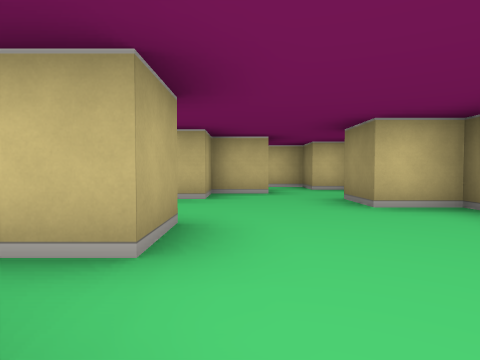
[1] (above)

24 first-person views from a walk through a cub3D ray-caster map. The camera is about half as high as the walls, tilts 2° down and sees 75° across. The floor is counted in squares. Each view is taken from the middle of a square. On the plan, view 1 faces up. The plan holds only what a view shows up to about 9 squares ahead; the rest is blank.

[2]
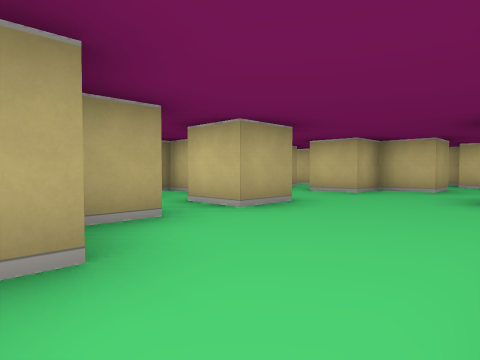

[3]
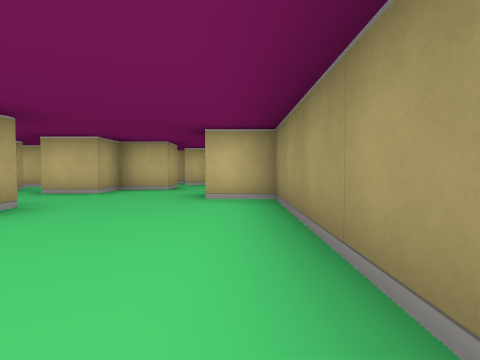

[4]
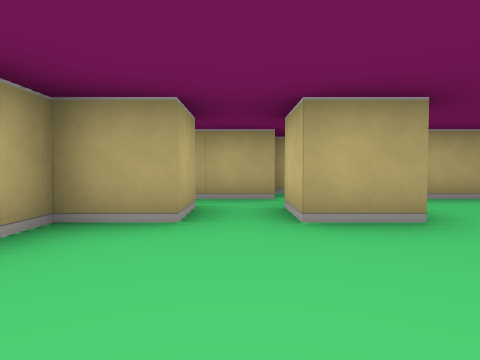

[5]
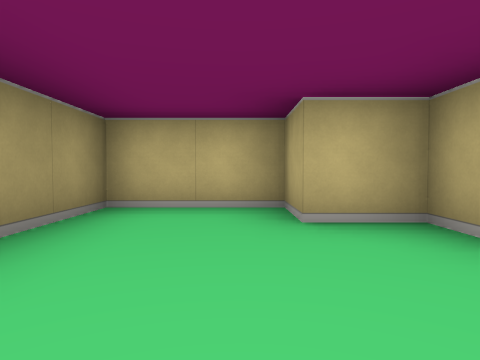

[6]
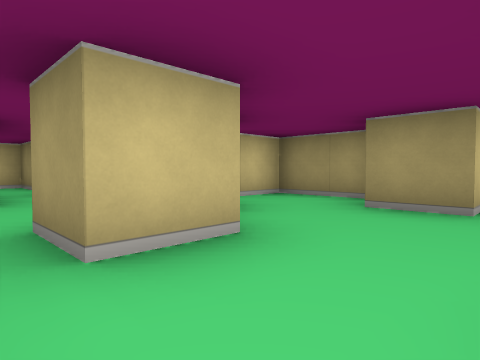

[7]
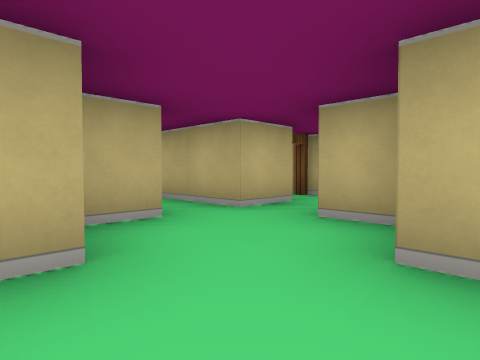

[8]
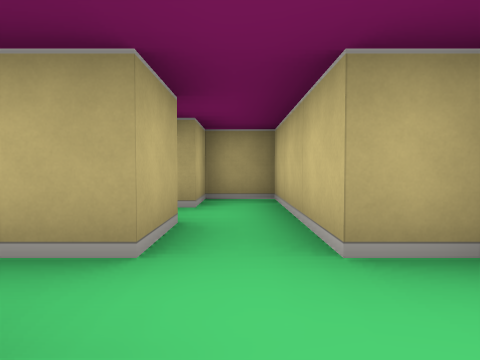

[9]
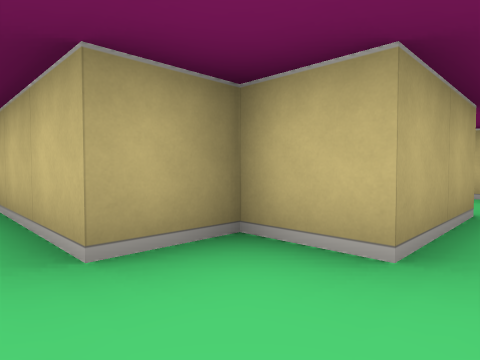

[10]
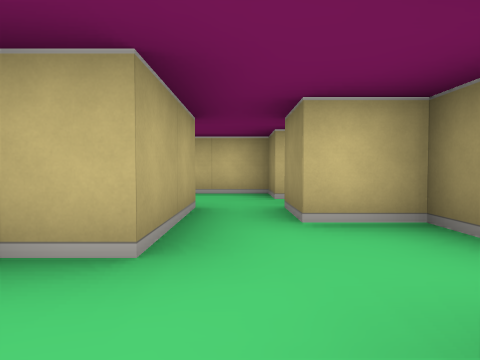

[11]
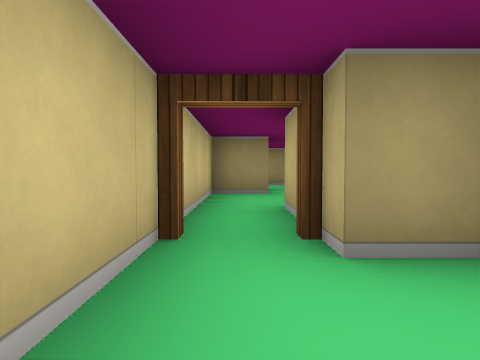

[12]
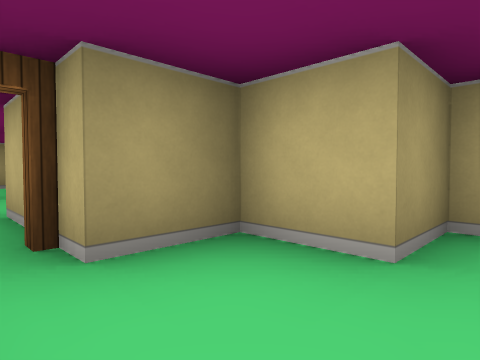

[13]
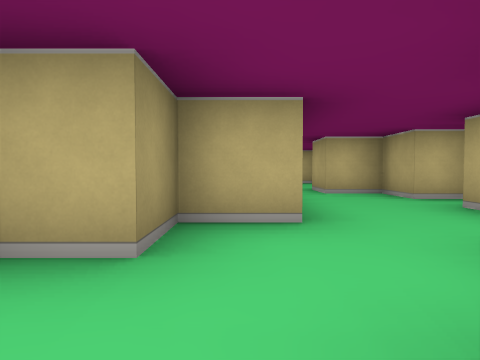

[14]
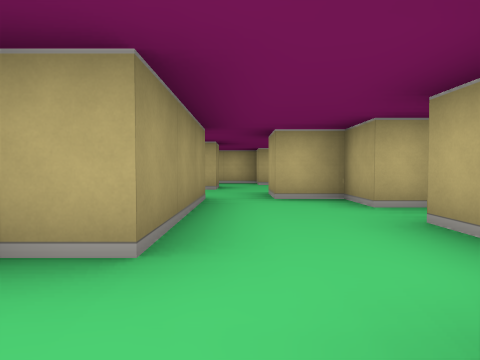

[15]
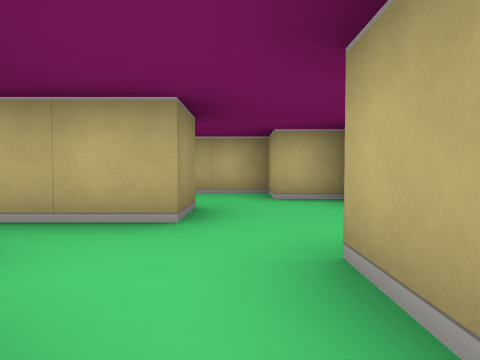

[16]
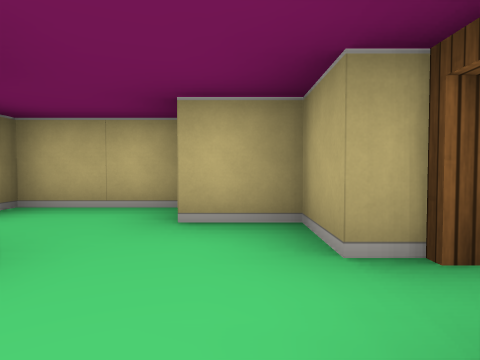

[17]
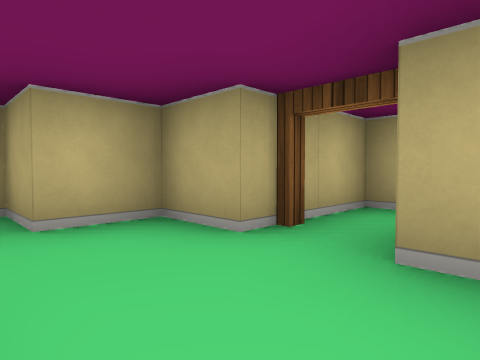

[18]
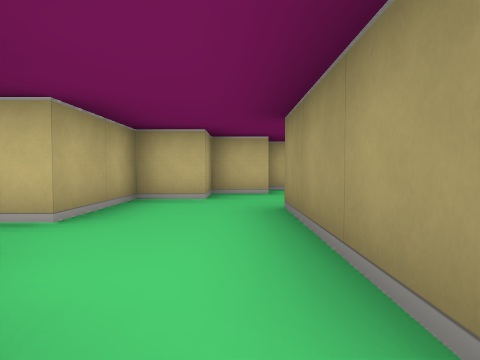

[19]
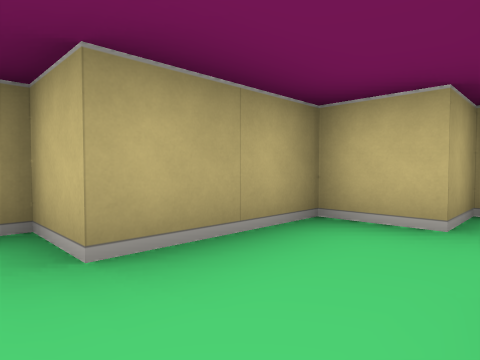

[20]
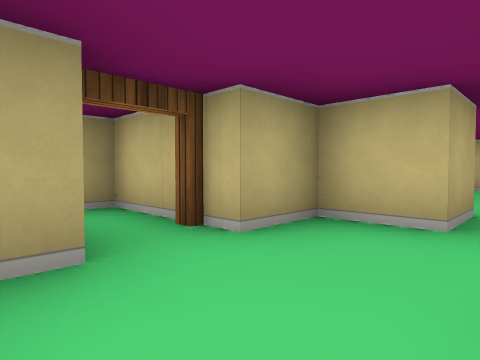

[21]
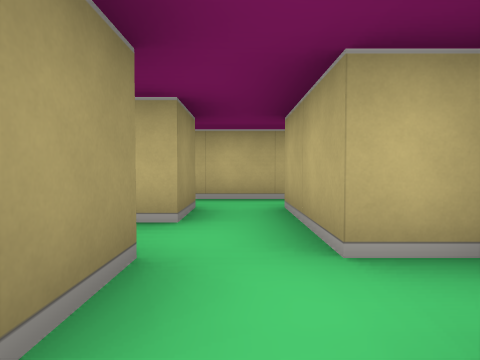

[22]
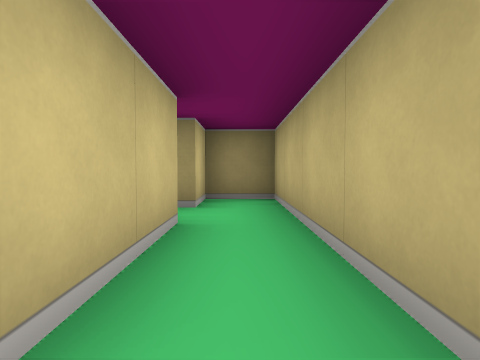

[23]
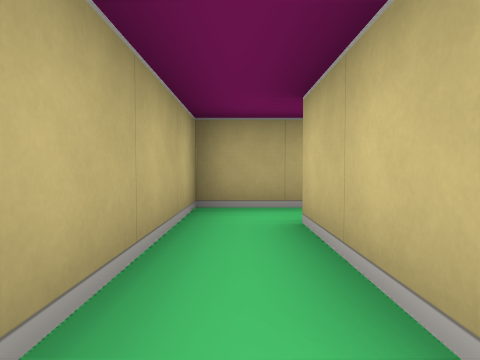

[24]
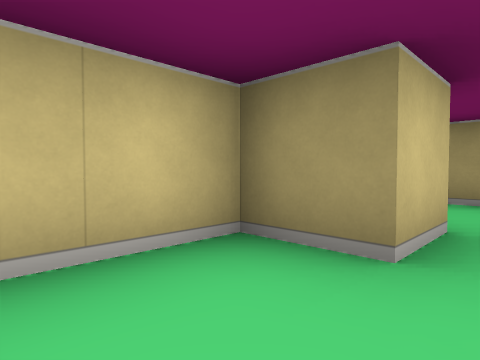

### Floor plan
Key: @ floor where view 1 was taken; # wall or solid block; . floor; D open door.
Columns run from 11 left of view 1 to 3 right of it. Each row starts with its distance up from view 1.
 12     ########
 11    ##..D...#..#
 10   ##...##.....#
  9   #...####.##
  8  ##..#####..#
  7  #...####...###
  6  ##..#.....#..#
  5   ##.##D#.##..#
  4 ###.... #....##
  3 #.D..## #.....#
  2 ###...###.#...#
  1   ##..###.....#
  0    ######.#@..#
 -1      #....##..#
 -2      ##########

Where each view was taken, in squares from view 1:
view 1: 0 up, 0 right, facing up
view 2: 1 down, 2 right, facing up-left
view 3: 1 down, 2 right, facing up
view 4: 1 up, 2 right, facing left
view 5: 2 up, 1 right, facing down
view 6: 3 up, 2 left, facing up-right
view 7: 8 up, 0 right, facing down-left
view 8: 6 up, 1 left, facing left
view 9: 6 up, 1 left, facing up-left
view 10: 6 up, 1 left, facing up
view 11: 11 up, 6 left, facing right
view 12: 11 up, 6 left, facing down-right
view 13: 11 up, 6 left, facing down
view 14: 10 up, 7 left, facing down
view 15: 6 up, 7 left, facing down
view 16: 4 up, 8 left, facing down
view 17: 4 up, 7 left, facing down-left
view 18: 5 up, 7 left, facing up
view 19: 7 up, 7 left, facing up-left
view 20: 2 up, 7 left, facing up-left
view 21: 3 up, 2 left, facing down
view 22: 1 down, 5 left, facing right
view 23: 1 down, 2 left, facing left
view 24: 10 up, 2 left, facing up-right
